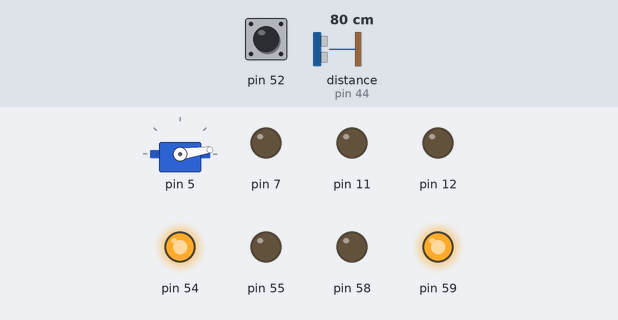
Bench run of a sketch on a simulated Arduino Mega 2560, built with avr-gcc and run on an emulated ATmega2560. Parts: servo, output pins drawn as LEDs (lit = HIGH). The inputs (shaded band) are chosen by the test bench; at power-on: distance to the obstacle (sensor on pin 44) 80 cm, pin 52 HIGH. What the sketch prints to the serial monitor is not drawn.

Above: at 3.8 s.
3.9 s: distance to the obstacle (sensor on pin 44) set to 9 cm
6.9 s: distance to the obstacle (sensor on pin 44) set to 18 cm
Timing chart, 0 to 9.9 s (numbered marks = the images above; inputs shaded):
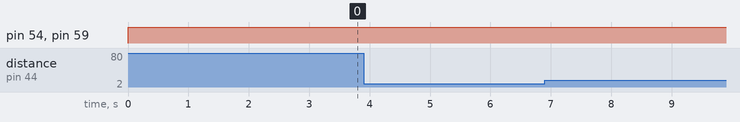

The sketch:

ShooterTests.ino
```cpp
#include <Servo.h>

#include "Hardware.h"
#include "Vehicle.h"
#include "AllStates.h"

void setup()
{
  Serial.begin(9600);

  Vehicle::Setup();

  States::Charging charging;
  Serial.println("Starting Charging.");
  charging.Execute();

  States::Shooting shooting;
  Serial.println("Starting Shooting.");
  shooting.Execute();
}

void loop()
{

}
```

Measured:
- after the input at 3.9 s, every drawn part: stays the same
- after the input at 6.9 s, every drawn part: stays the same
